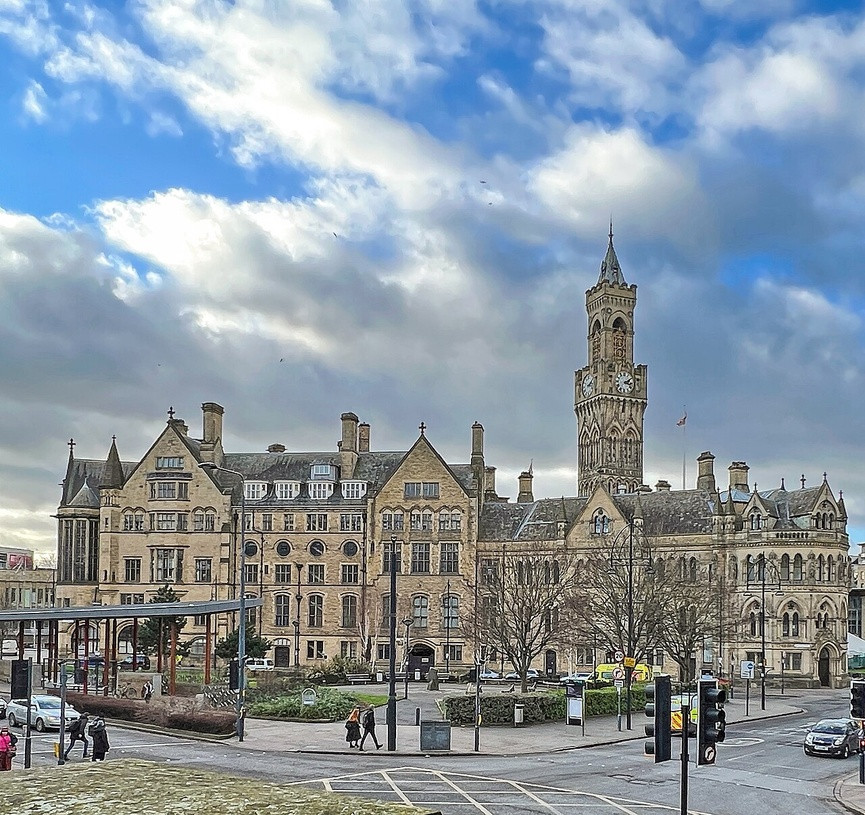
#> input picture 5_bradford.jpg, 865 x 815 px, shrunk from 1280 x 1206 before the run
$ python 5_chromatic_adaptation.py
#> lines starting #> are read from the running program, lines starting #| are printed output that depends on the picture
# 5. Apply chromatic adaptation (Bradford)

import numpy as np
import cv2
import matplotlib.pyplot as plt
from colour import sRGB_to_XYZ, XYZ_to_sRGB
from colour.adaptation import matrix_chromatic_adaptation_VonKries

# Define source and target illuminants (D65 and A)
D65 = np.array([0.95047, 1.00000, 1.08883])  # D65 white point
A = np.array([1.09850, 1.00000, 0.35585])    # A white point

# Load an image
img = cv2.imread("5_bradford.jpg")
#> img is the input picture: shape (815, 865, 3); mean B, G, R 164, 152.2, 138.4
if img is None:
    raise FileNotFoundError("Could not open or find the image.")
img = cv2.cvtColor(img, cv2.COLOR_BGR2RGB) / 255.0  # Convert to RGB and normalize
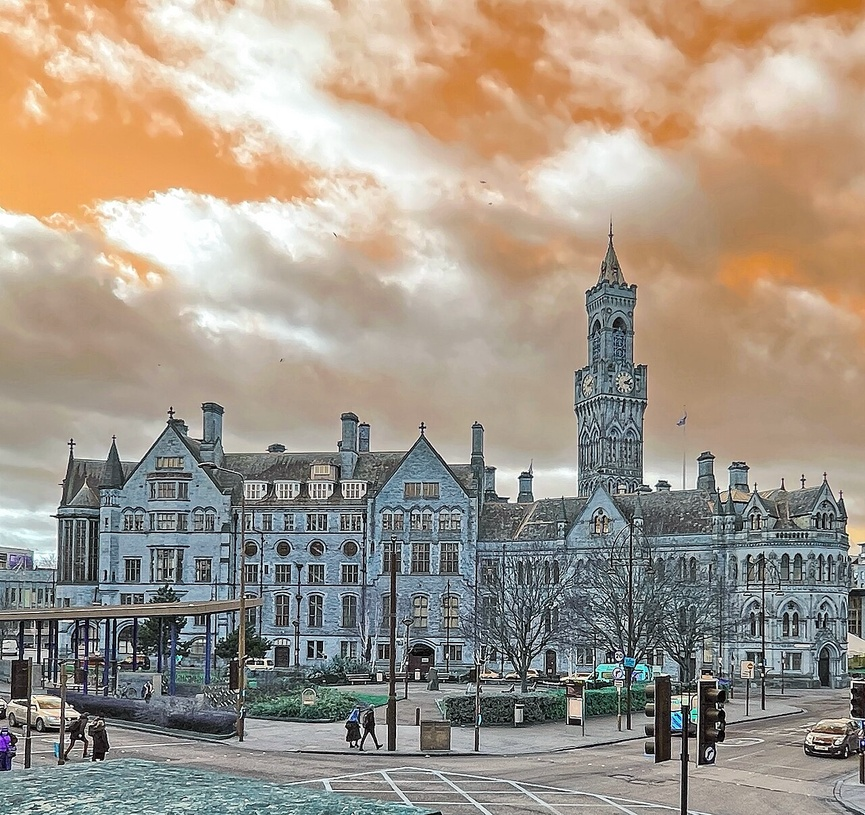
#> img: shape (815, 865, 3) float64; mean B, G, R 0.543, 0.597, 0.643

# Convert the image to XYZ color space
#> (the run stopped early here; a loop or call above may not have finished)

$ run again, with 4_image.jpg copied over 5_bradford.jpg
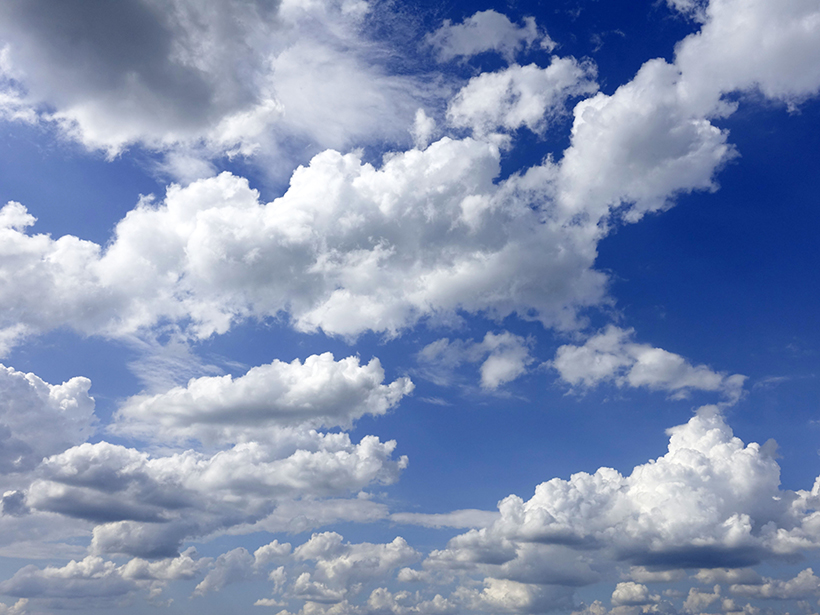
#> input picture 4_image.jpg, 820 x 615 px
#> img is the input picture: shape (615, 820, 3); mean B, G, R 179.4, 146.1, 130.4
#> `img = cv2.cvtColor(img, cv2.COLOR_BGR2RGB) / 255.0`:
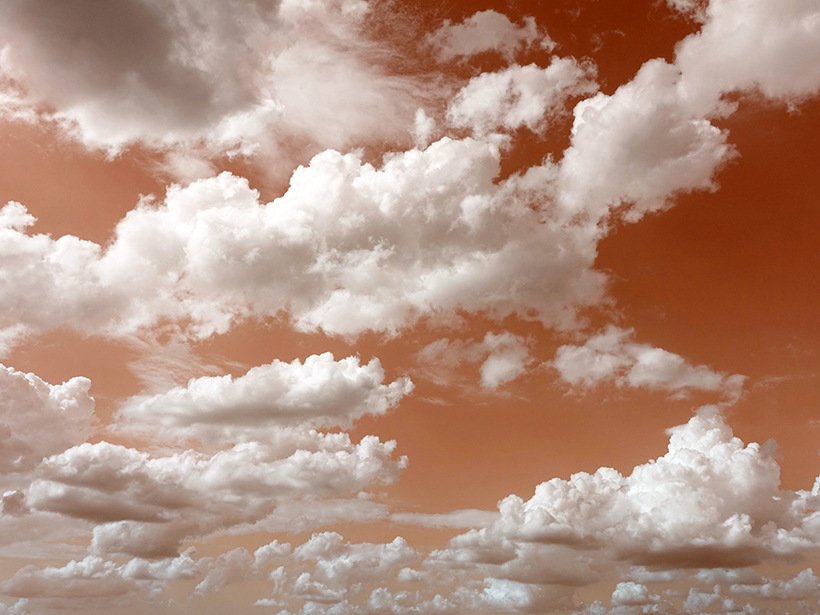
#> img: shape (615, 820, 3) float64; mean B, G, R 0.511, 0.573, 0.704
